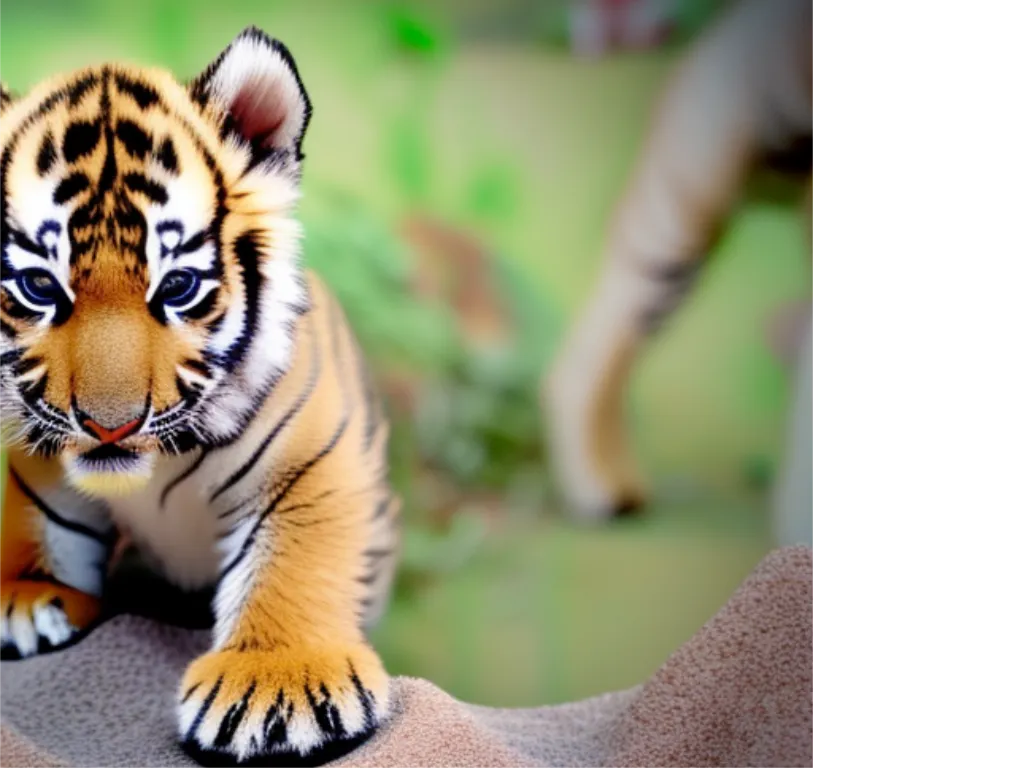
#> input picture backend/image_util/infill_methods/test_images/source1.webp, 1024 x 768 px; its folder holds only this picture in this run
$ jupyter execute tile.ipynb
#> lines starting #> are read from the running program, lines starting #| are printed output that depends on the picture
### backend/image_util/infill_methods/tile.py
from dataclasses import dataclass
from typing import Optional

import numpy as np
from PIL import Image


def create_tile_pool(img_array: np.ndarray, tile_size: tuple[int, int]) -> list[np.ndarray]:
    """
    Create a pool of tiles from non-transparent areas of the image by systematically walking through the image.

    Args:
        img_array: numpy array of the image.
        tile_size: tuple (tile_width, tile_height) specifying the size of each tile.

    Returns:
        A list of numpy arrays, each representing a tile.
    """
    tiles: list[np.ndarray] = []
    rows, cols = img_array.shape[:2]
    tile_width, tile_height = tile_size

    for y in range(0, rows - tile_height + 1, tile_height):
        for x in range(0, cols - tile_width + 1, tile_width):
            tile = img_array[y : y + tile_height, x : x + tile_width]
            # Check if the image has an alpha channel and the tile is completely opaque
            if img_array.shape[2] == 4 and np.all(tile[:, :, 3] == 255):
                tiles.append(tile)
            elif img_array.shape[2] == 3:  # If no alpha channel, append the tile
                tiles.append(tile)

    if not tiles:
        raise ValueError(
            "Not enough opaque pixels to generate any tiles. Use a smaller tile size or a different image."
        )

    return tiles


def create_filled_image(
    img_array: np.ndarray, tile_pool: list[np.ndarray], tile_size: tuple[int, int], seed: int
) -> np.ndarray:
    """
    Create an image of the same dimensions as the original, filled entirely with tiles from the pool.

    Args:
        img_array: numpy array of the original image.
        tile_pool: A list of numpy arrays, each representing a tile.
        tile_size: tuple (tile_width, tile_height) specifying the size of each tile.

    Returns:
        A numpy array representing the filled image.
    """

    rows, cols, _ = img_array.shape
    tile_width, tile_height = tile_size

    # Prep an empty RGB image
    filled_img_array = np.zeros((rows, cols, 3), dtype=img_array.dtype)

    # Make the random tile selection reproducible
    rng = np.random.default_rng(seed)

    for y in range(0, rows, tile_height):
        for x in range(0, cols, tile_width):
            # Pick a random tile from the pool
            tile = tile_pool[rng.integers(len(tile_pool))]

            # Calculate the space available (may be less than tile size near the edges)
            space_y = min(tile_height, rows - y)
            space_x = min(tile_width, cols - x)

            # Crop the tile if necessary to fit into the available space
            cropped_tile = tile[:space_y, :space_x, :3]

            # Fill the available space with the (possibly cropped) tile
            filled_img_array[y : y + space_y, x : x + space_x, :3] = cropped_tile

    return filled_img_array


@dataclass
class InfillTileOutput:
    infilled: Image.Image
    tile_image: Optional[Image.Image] = None


def infill_tile(image_to_infill: Image.Image, seed: int, tile_size: int) -> InfillTileOutput:
    """Infills an image with random tiles from the image itself.

    If the image is not an RGBA image, it is returned untouched.

    Args:
        image: The image to infill.
        tile_size: The size of the tiles to use for infilling.

    Raises:
        ValueError: If there are not enough opaque pixels to generate any tiles.
    """

    if image_to_infill.mode != "RGBA":
        return InfillTileOutput(infilled=image_to_infill)

    # Internally, we want a tuple of (tile_width, tile_height). In the future, the tile size can be any rectangle.
    _tile_size = (tile_size, tile_size)
    np_image = np.array(image_to_infill, dtype=np.uint8)

    # Create the pool of tiles that we will use to infill
    tile_pool = create_tile_pool(np_image, _tile_size)

    # Create an image from the tiles, same size as the original
    tile_np_image = create_filled_image(np_image, tile_pool, _tile_size, seed)

    # Paste the OG image over the tile image, effectively infilling the area
    tile_image = Image.fromarray(tile_np_image, "RGB")
    infilled = tile_image.copy()
    infilled.paste(image_to_infill, (0, 0), image_to_infill.split()[-1])

    # I think we want this to be "RGBA"?
    infilled.convert("RGBA")

    return InfillTileOutput(infilled=infilled, tile_image=tile_image)

### backend/image_util/infill_methods/tile.ipynb
[cell 1]
"""Smoke test for the tile infill"""

from pathlib import Path
from typing import Optional
from PIL import Image
from backend.image_util.infill_methods.tile import infill_tile

images: list[tuple[str, Image.Image]] = []

for i in sorted(Path("./test_images/").glob("*.webp")):
    images.append((i.name, Image.open(i)))
    images.append((i.name, Image.open(i).transpose(Image.FLIP_LEFT_RIGHT)))
    images.append((i.name, Image.open(i).transpose(Image.FLIP_TOP_BOTTOM)))
    images.append((i.name, Image.open(i).resize((512, 512))))
    images.append((i.name, Image.open(i).resize((1234, 461))))

outputs: list[tuple[str, Image.Image, Image.Image, Optional[Image.Image]]] = []

for name, image in images:
    try:
        output = infill_tile(image, seed=0, tile_size=32)
        outputs.append((name, image, output.infilled, output.tile_image))
    except ValueError as e:
        print(f"Skipping image {name}: {e}")
#> this loop made 5 passes
#> pass 1, in infill_tile, `tile_np_image = create_filled_image(np_image, tile_pool, _tile_size, s..`:
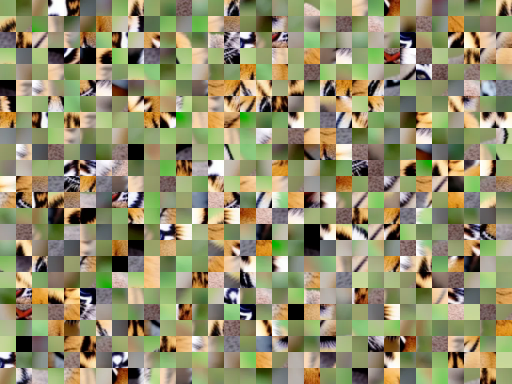
#> tile_np_image: shape (768, 1024, 3) (shown at 1/2 size); mean R, G, B 146.5, 143.5, 107.8
#> pass 2, in infill_tile (call 2), `tile_np_image = create_filled_image(np_image, tile_pool, _tile_size, s..`:
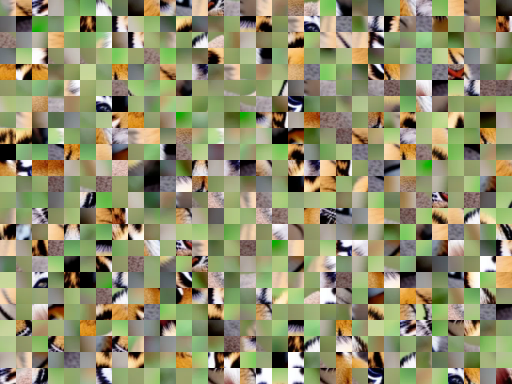
#> tile_np_image: shape (768, 1024, 3) (shown at 1/2 size); mean R, G, B 143.7, 143.8, 108.2
#> pass 3, in infill_tile (call 3), `np_image = np.array(image_to_infill, dtype=np.uint8)`:
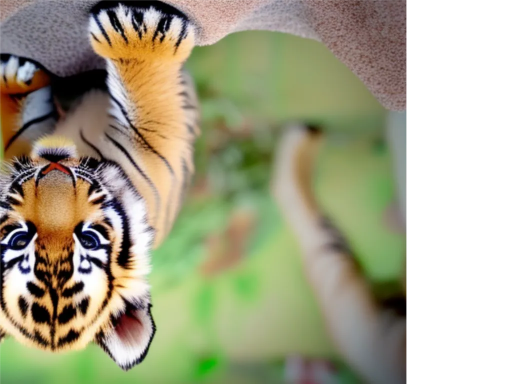
#> np_image: shape (768, 1024, 4) (shown at 1/2 size); mean R, G, B, A 114.4, 112.8, 86.5, 202.3; transparent parts drawn white
#> after the loop, outputs = 5 items

[cell 2]
# Display the images in jupyter notebook
import matplotlib.pyplot as plt
from PIL import ImageOps

fig, axes = plt.subplots(len(outputs), 3, figsize=(10, 3 * len(outputs)))
plt.subplots_adjust(hspace=0)

for i, (name, original, infilled, tile_image) in enumerate(outputs):
    # Add a border to each image, helps to see the edges
    size = original.size
    original = ImageOps.expand(original, border=5, fill="red")
    filled = ImageOps.expand(infilled, border=5, fill="red")
    if tile_image:
        tile_image = ImageOps.expand(tile_image, border=5, fill="red")

    axes[i, 0].imshow(original)
    axes[i, 0].axis("off")
    axes[i, 0].set_title(f"Original ({name} - {size})")

    if tile_image:
        axes[i, 1].imshow(tile_image)
        axes[i, 1].axis("off")
        axes[i, 1].set_title("Tile Image")
    else:
        axes[i, 1].axis("off")
        axes[i, 1].set_title("NO TILES GENERATED (NO TRANSPARENCY)")

    axes[i, 2].imshow(filled)
    axes[i, 2].axis("off")
    axes[i, 2].set_title("Filled")
#> this loop made 5 passes
#> size on passes 1 to 5: (1024, 768), (1024, 768), (1024, 768), (512, 512), (1234, 461)
#> pass 1, `tile_image = ImageOps.expand(tile_image, border=5, fill="red")`:
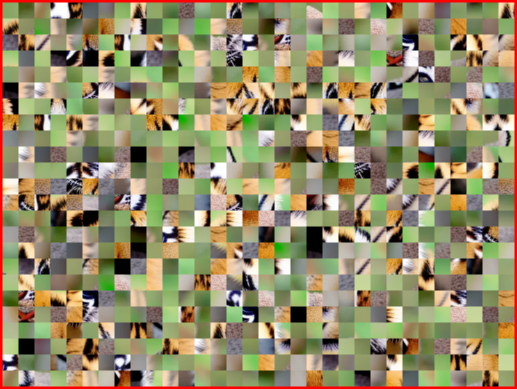
#> tile_image: PIL image 1034x778 RGB (shown at 1/2 size); mean R, G, B 148.9, 140.3, 105.4
#> pass 2, `original = ImageOps.expand(original, border=5, fill="red")`:
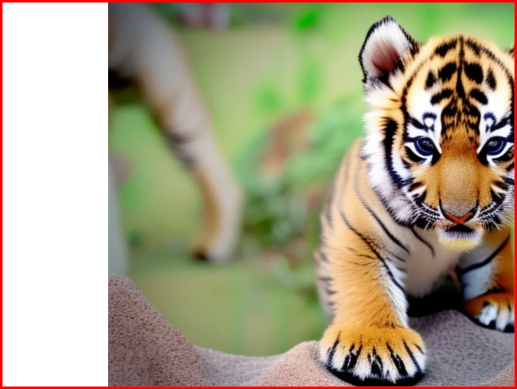
#> original: PIL image 1034x778 RGBA (shown at 1/2 size); mean R, G, B, A 117.6, 110.3, 84.5, 203.5; transparent parts drawn white
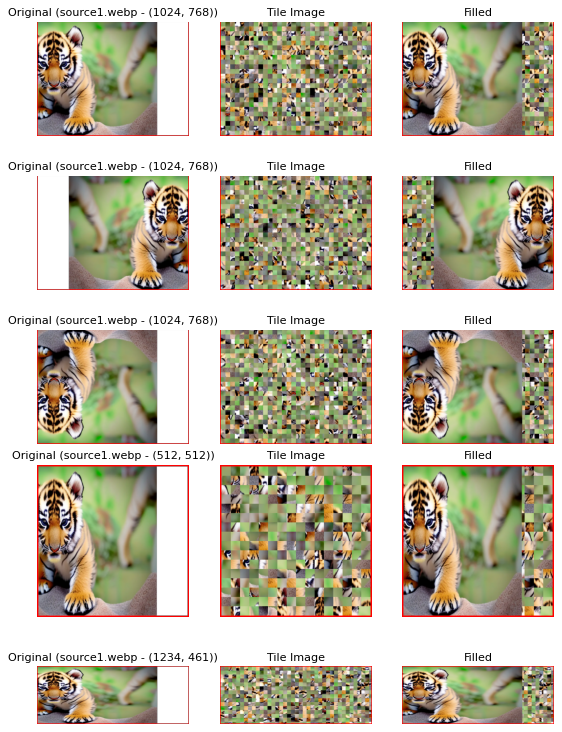
#> figure drawn by matplotlib, 15 panels

$ run again, on backend/image_util/infill_methods/test_images/source4.webp
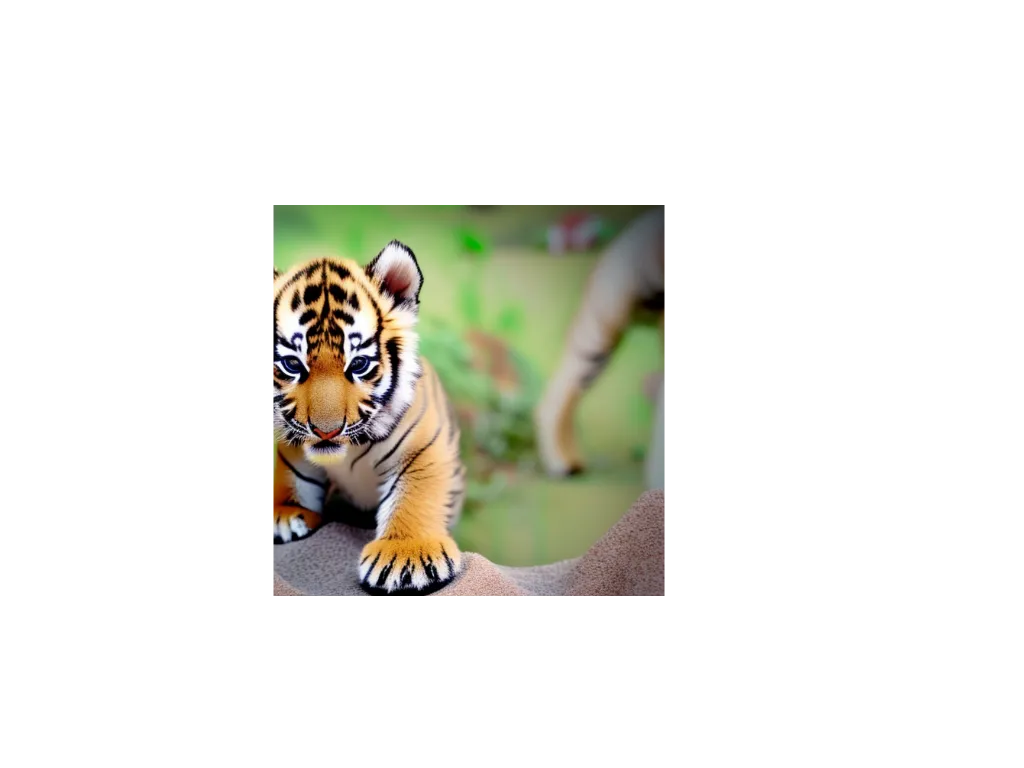
#> input picture backend/image_util/infill_methods/test_images/source4.webp, 1024 x 768 px
#> the loop `for name, image in images:` made 5 passes
#> after the loop `for name, image in images:`: outputs = 5 items
#> the loop `for i, (name, original, infilled, tile_image) in enumerate(outputs):` made 5 passes
#> size on passes 1 to 5: (1024, 768), (1024, 768), (1024, 768), (512, 512), (1234, 461)
#> pass 1, `tile_image = ImageOps.expand(tile_image, border=5, fill="red")`:
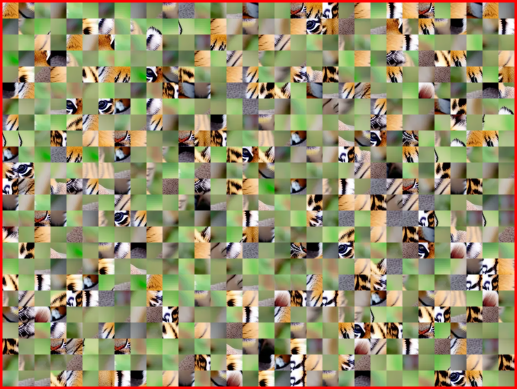
#> tile_image: PIL image 1034x778 RGB (shown at 1/2 size); mean R, G, B 149.3, 143.5, 107.9
#> pass 2, `original = ImageOps.expand(original, border=5, fill="red")`:
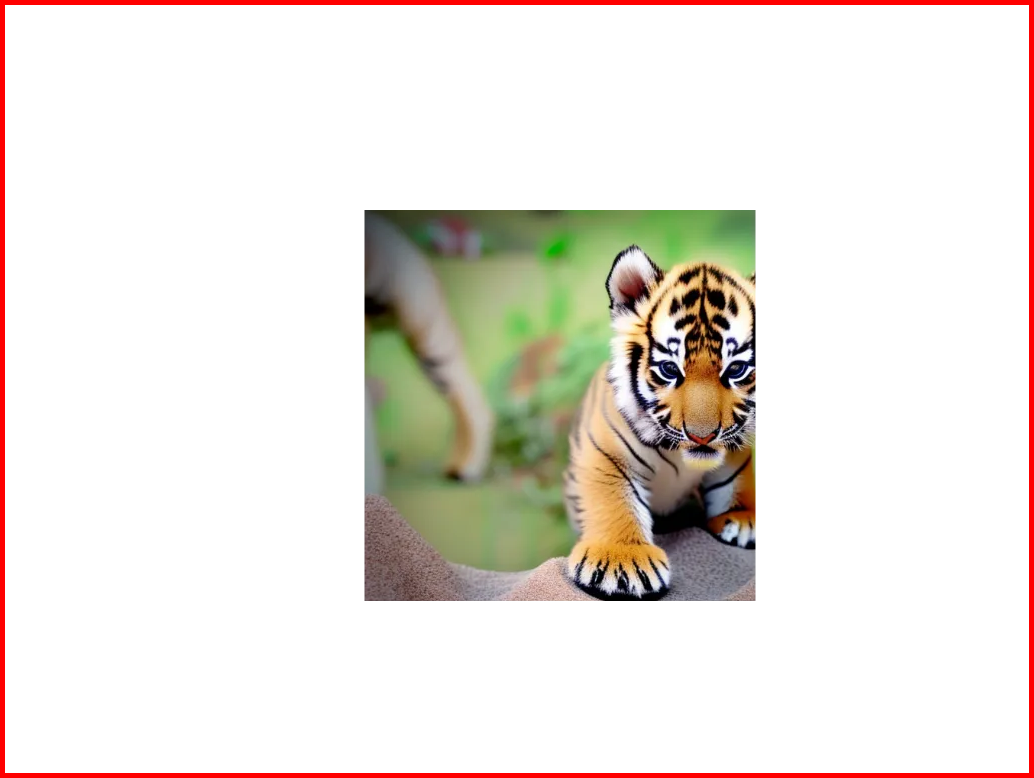
#> original: PIL image 1034x778 RGBA; mean R, G, B, A 33.4, 27.6, 21.1, 54.2; transparent parts drawn white

$ run again, on backend/image_util/infill_methods/test_images/source5.webp
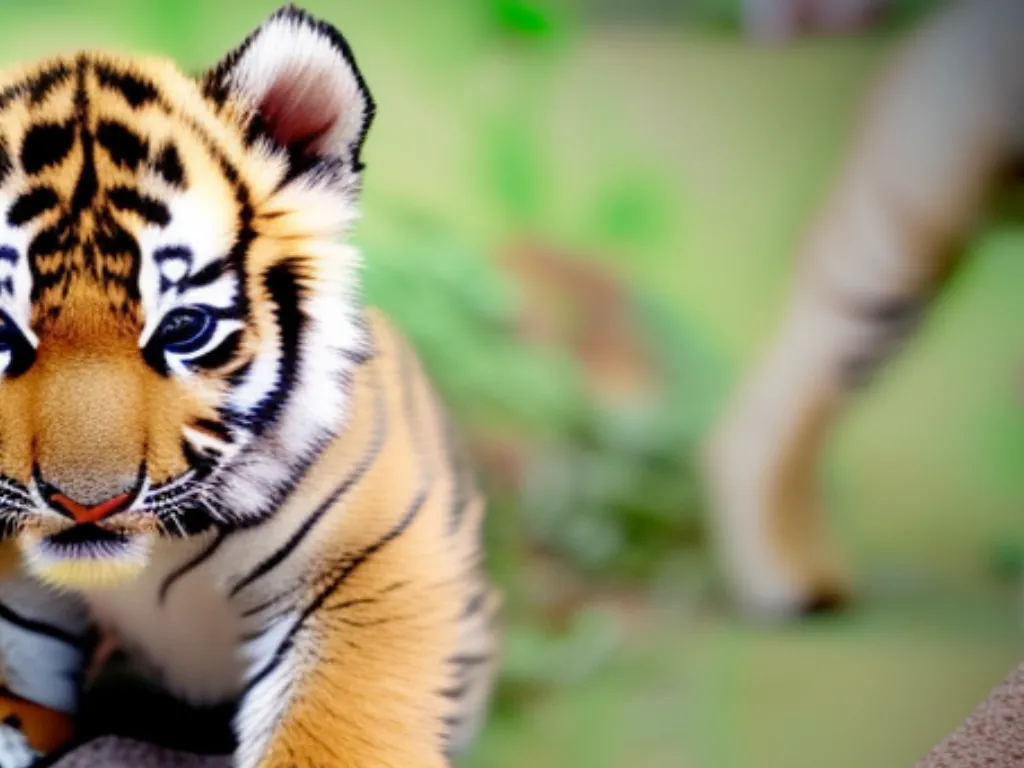
#> input picture backend/image_util/infill_methods/test_images/source5.webp, 1024 x 768 px
#> the loop `for name, image in images:` made 5 passes
#> after the loop `for name, image in images:`: outputs = 5 items
#> the loop `for i, (name, original, infilled, tile_image) in enumerate(outputs):` made 5 passes
#> size on passes 1 to 5: (1024, 768), (1024, 768), (1024, 768), (512, 512), (1234, 461)
#> pass 2, `original = ImageOps.expand(original, border=5, fill="red")`:
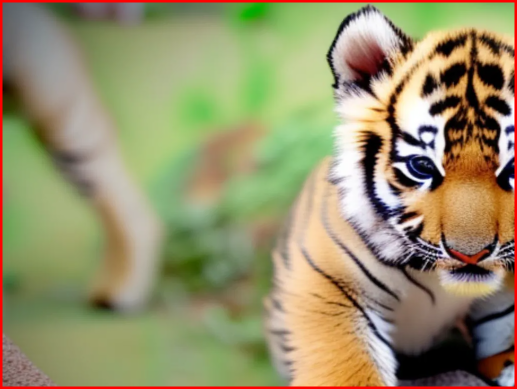
#> original: PIL image 1034x778 RGB (shown at 1/2 size); mean R, G, B 150.6, 144.6, 107.1
#> pass 3, `original = ImageOps.expand(original, border=5, fill="red")`:
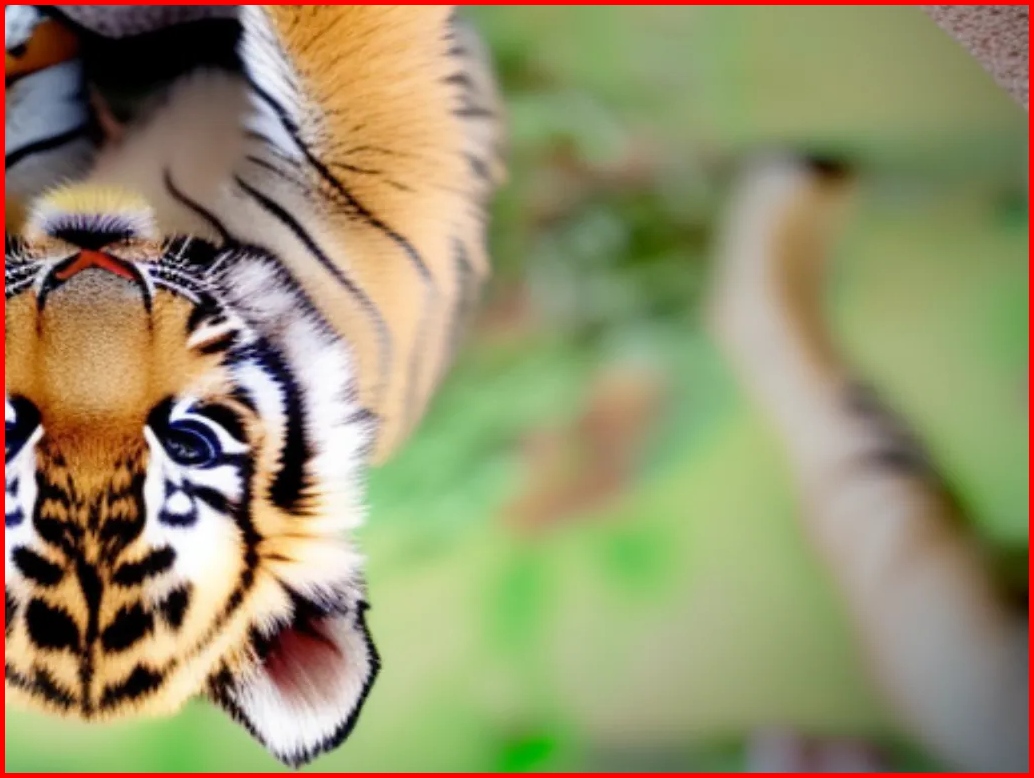
#> original: PIL image 1034x778 RGB; mean R, G, B 150.6, 144.6, 107.1
